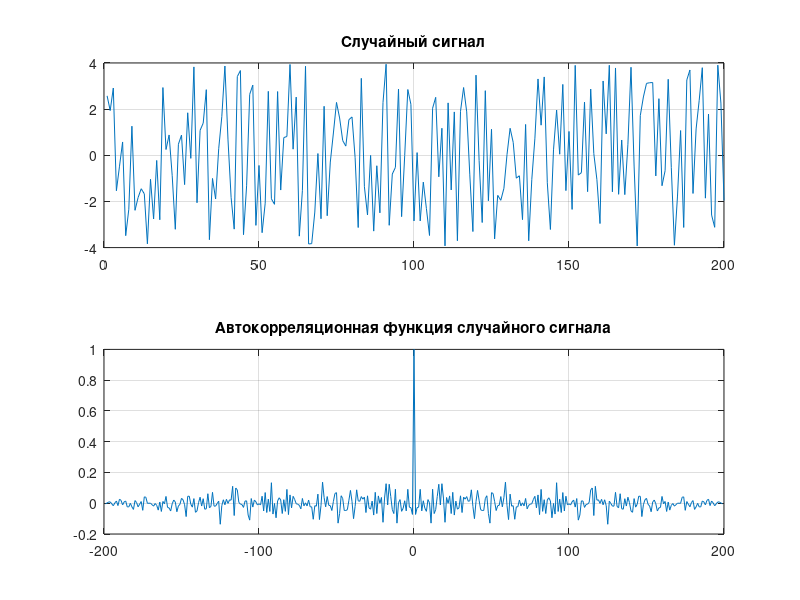

Here is the MATLAB script that generated this plot:
clear, clc, close all;

N = 200;
a = -4;
b = 4;

% случайный сигнал
x = (a + (b-a)* rand(1,N));
subplot(2,1,1);
plot(x), grid on, title('Случайный сигнал')
[xc,lags] = xcorr(x,'coeff');
subplot(2,1,2);
plot (lags, xc), grid on;
title ('Автокорреляционная функция случайного сигнала');